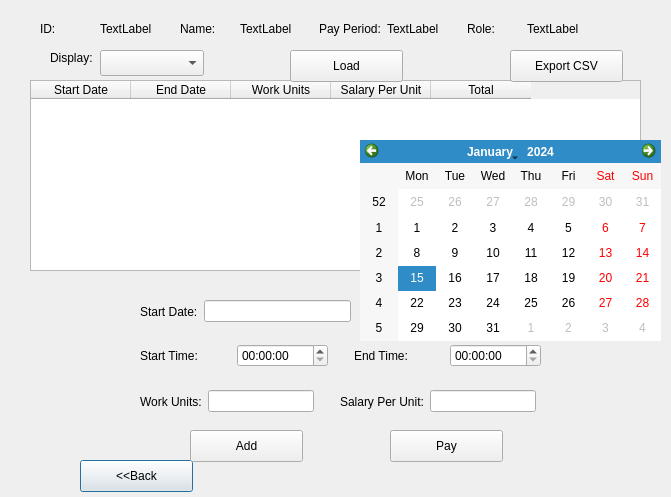
<?xml version="1.0" encoding="UTF-8"?>
<ui version="4.0">
 <class>ViewEmployeeDialog</class>
 <widget class="QDialog" name="ViewEmployeeDialog">
  <property name="geometry">
   <rect>
    <x>0</x>
    <y>0</y>
    <width>671</width>
    <height>497</height>
   </rect>
  </property>
  <property name="windowTitle">
   <string>Dialog</string>
  </property>
  <widget class="QTableWidget" name="empPayrollTable">
   <property name="geometry">
    <rect>
     <x>30</x>
     <y>80</y>
     <width>611</width>
     <height>191</height>
    </rect>
   </property>
   <column>
    <property name="text">
     <string>Start Date</string>
    </property>
   </column>
   <column>
    <property name="text">
     <string>End Date</string>
    </property>
   </column>
   <column>
    <property name="text">
     <string>Work Units</string>
    </property>
   </column>
   <column>
    <property name="text">
     <string>Salary Per Unit</string>
    </property>
   </column>
   <column>
    <property name="text">
     <string>Total</string>
    </property>
   </column>
  </widget>
  <widget class="QPushButton" name="backBtn">
   <property name="geometry">
    <rect>
     <x>80</x>
     <y>460</y>
     <width>113</width>
     <height>32</height>
    </rect>
   </property>
   <property name="text">
    <string>&lt;&lt;Back</string>
   </property>
  </widget>
  <widget class="QPushButton" name="addBtn">
   <property name="geometry">
    <rect>
     <x>190</x>
     <y>430</y>
     <width>113</width>
     <height>32</height>
    </rect>
   </property>
   <property name="text">
    <string>Add</string>
   </property>
  </widget>
  <widget class="QWidget" name="layoutWidget">
   <property name="geometry">
    <rect>
     <x>140</x>
     <y>300</y>
     <width>211</width>
     <height>23</height>
    </rect>
   </property>
   <layout class="QHBoxLayout" name="horizontalLayout_3">
    <item>
     <widget class="QLabel" name="label_9">
      <property name="text">
       <string>Start Date:</string>
      </property>
     </widget>
    </item>
    <item>
     <widget class="QLineEdit" name="startDateTxt"/>
    </item>
   </layout>
  </widget>
  <widget class="QPushButton" name="exportBtn">
   <property name="geometry">
    <rect>
     <x>510</x>
     <y>50</y>
     <width>113</width>
     <height>32</height>
    </rect>
   </property>
   <property name="text">
    <string>Export CSV</string>
   </property>
  </widget>
  <widget class="QWidget" name="layoutWidget">
   <property name="geometry">
    <rect>
     <x>40</x>
     <y>20</y>
     <width>541</width>
     <height>18</height>
    </rect>
   </property>
   <layout class="QHBoxLayout" name="horizontalLayout">
    <item>
     <widget class="QLabel" name="label">
      <property name="text">
       <string>ID:</string>
      </property>
     </widget>
    </item>
    <item>
     <widget class="QLabel" name="empIdLabel">
      <property name="text">
       <string>TextLabel</string>
      </property>
     </widget>
    </item>
    <item>
     <spacer name="verticalSpacer">
      <property name="orientation">
       <enum>Qt::Vertical</enum>
      </property>
      <property name="sizeHint" stdset="0">
       <size>
        <width>20</width>
        <height>40</height>
       </size>
      </property>
     </spacer>
    </item>
    <item>
     <widget class="QLabel" name="label_2">
      <property name="text">
       <string>Name:</string>
      </property>
     </widget>
    </item>
    <item>
     <widget class="QLabel" name="empNameLabel">
      <property name="text">
       <string>TextLabel</string>
      </property>
     </widget>
    </item>
    <item>
     <spacer name="verticalSpacer_2">
      <property name="orientation">
       <enum>Qt::Vertical</enum>
      </property>
      <property name="sizeHint" stdset="0">
       <size>
        <width>20</width>
        <height>40</height>
       </size>
      </property>
     </spacer>
    </item>
    <item>
     <widget class="QLabel" name="label_3">
      <property name="text">
       <string>Pay Period:</string>
      </property>
     </widget>
    </item>
    <item>
     <widget class="QLabel" name="payPeriodLabel">
      <property name="text">
       <string>TextLabel</string>
      </property>
     </widget>
    </item>
    <item>
     <spacer name="verticalSpacer_3">
      <property name="orientation">
       <enum>Qt::Vertical</enum>
      </property>
      <property name="sizeHint" stdset="0">
       <size>
        <width>20</width>
        <height>40</height>
       </size>
      </property>
     </spacer>
    </item>
    <item>
     <widget class="QLabel" name="label_4">
      <property name="text">
       <string>Role:</string>
      </property>
     </widget>
    </item>
    <item>
     <widget class="QLabel" name="roleLabel">
      <property name="text">
       <string>TextLabel</string>
      </property>
     </widget>
    </item>
   </layout>
  </widget>
  <widget class="QWidget" name="layoutWidget">
   <property name="geometry">
    <rect>
     <x>140</x>
     <y>390</y>
     <width>396</width>
     <height>23</height>
    </rect>
   </property>
   <layout class="QHBoxLayout" name="horizontalLayout_2">
    <item>
     <widget class="QLabel" name="label_7">
      <property name="text">
       <string>Work Units:</string>
      </property>
     </widget>
    </item>
    <item>
     <widget class="QLineEdit" name="workUnitsTxt"/>
    </item>
    <item>
     <spacer name="verticalSpacer_5">
      <property name="orientation">
       <enum>Qt::Vertical</enum>
      </property>
      <property name="sizeHint" stdset="0">
       <size>
        <width>20</width>
        <height>40</height>
       </size>
      </property>
     </spacer>
    </item>
    <item>
     <widget class="QLabel" name="label_8">
      <property name="text">
       <string>Salary Per Unit:</string>
      </property>
     </widget>
    </item>
    <item>
     <widget class="QLineEdit" name="salaryPerUnitTxt"/>
    </item>
   </layout>
  </widget>
  <widget class="QCalendarWidget" name="startCalendar">
   <property name="geometry">
    <rect>
     <x>360</x>
     <y>140</y>
     <width>301</width>
     <height>201</height>
    </rect>
   </property>
  </widget>
  <widget class="QLabel" name="label_10">
   <property name="geometry">
    <rect>
     <x>50</x>
     <y>50</y>
     <width>59</width>
     <height>16</height>
    </rect>
   </property>
   <property name="text">
    <string>Display:</string>
   </property>
  </widget>
  <widget class="QComboBox" name="displayCombo">
   <property name="geometry">
    <rect>
     <x>100</x>
     <y>50</y>
     <width>104</width>
     <height>26</height>
    </rect>
   </property>
  </widget>
  <widget class="QWidget" name="layoutWidget">
   <property name="geometry">
    <rect>
     <x>140</x>
     <y>340</y>
     <width>401</width>
     <height>31</height>
    </rect>
   </property>
   <layout class="QHBoxLayout" name="horizontalLayout_4">
    <item>
     <widget class="QLabel" name="label_5">
      <property name="text">
       <string>Start Time:</string>
      </property>
     </widget>
    </item>
    <item>
     <widget class="QTimeEdit" name="startTimeEdit"/>
    </item>
    <item>
     <spacer name="verticalSpacer_4">
      <property name="orientation">
       <enum>Qt::Vertical</enum>
      </property>
      <property name="sizeHint" stdset="0">
       <size>
        <width>20</width>
        <height>40</height>
       </size>
      </property>
     </spacer>
    </item>
    <item>
     <widget class="QLabel" name="label_6">
      <property name="text">
       <string>End Time:</string>
      </property>
     </widget>
    </item>
    <item>
     <widget class="QTimeEdit" name="endTimeEdit"/>
    </item>
   </layout>
  </widget>
  <widget class="QPushButton" name="payBtn">
   <property name="geometry">
    <rect>
     <x>390</x>
     <y>430</y>
     <width>113</width>
     <height>32</height>
    </rect>
   </property>
   <property name="text">
    <string>Pay</string>
   </property>
  </widget>
  <widget class="QPushButton" name="loadBtn">
   <property name="geometry">
    <rect>
     <x>290</x>
     <y>50</y>
     <width>113</width>
     <height>32</height>
    </rect>
   </property>
   <property name="text">
    <string>Load</string>
   </property>
  </widget>
 </widget>
 <resources/>
 <connections/>
</ui>
